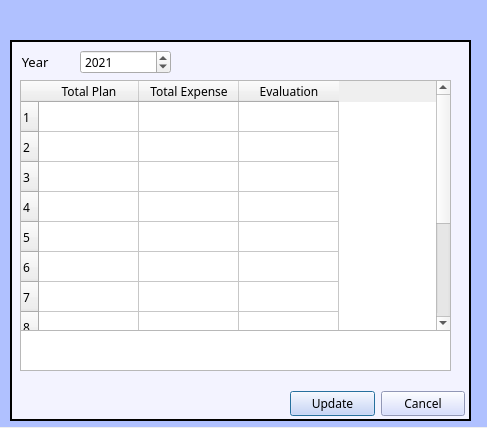
<?xml version="1.0" encoding="UTF-8"?>
<ui version="4.0">
 <class>Monitoring2</class>
 <widget class="QDialog" name="Monitoring2">
  <property name="geometry">
   <rect>
    <x>0</x>
    <y>0</y>
    <width>487</width>
    <height>428</height>
   </rect>
  </property>
  <property name="font">
   <font>
    <family>Arial</family>
   </font>
  </property>
  <property name="windowTitle">
   <string>Dialog</string>
  </property>
  <widget class="QLabel" name="label">
   <property name="geometry">
    <rect>
     <x>10</x>
     <y>10</y>
     <width>121</width>
     <height>21</height>
    </rect>
   </property>
   <property name="font">
    <font>
     <family>Agency FB</family>
     <pointsize>11</pointsize>
     <weight>75</weight>
     <bold>true</bold>
    </font>
   </property>
   <property name="text">
    <string>&lt;By year and month&gt;</string>
   </property>
  </widget>
  <widget class="QTableWidget" name="tableWidget_2">
   <property name="geometry">
    <rect>
     <x>20</x>
     <y>320</y>
     <width>431</width>
     <height>51</height>
    </rect>
   </property>
  </widget>
  <widget class="QTableWidget" name="displaywidget">
   <property name="geometry">
    <rect>
     <x>20</x>
     <y>80</y>
     <width>431</width>
     <height>251</height>
    </rect>
   </property>
   <property name="font">
    <font>
     <family>굴림</family>
    </font>
   </property>
   <row>
    <property name="text">
     <string>1</string>
    </property>
   </row>
   <row>
    <property name="text">
     <string>2</string>
    </property>
   </row>
   <row>
    <property name="text">
     <string>3</string>
    </property>
   </row>
   <row>
    <property name="text">
     <string>4</string>
    </property>
   </row>
   <row>
    <property name="text">
     <string>5</string>
    </property>
   </row>
   <row>
    <property name="text">
     <string>6</string>
    </property>
   </row>
   <row>
    <property name="text">
     <string>7</string>
    </property>
   </row>
   <row>
    <property name="text">
     <string>8</string>
    </property>
   </row>
   <row>
    <property name="text">
     <string>9</string>
    </property>
   </row>
   <row>
    <property name="text">
     <string>10</string>
    </property>
   </row>
   <row>
    <property name="text">
     <string>11</string>
    </property>
   </row>
   <row>
    <property name="text">
     <string>12</string>
    </property>
   </row>
   <column>
    <property name="text">
     <string>Total Plan</string>
    </property>
   </column>
   <column>
    <property name="text">
     <string>Total Expense</string>
    </property>
   </column>
   <column>
    <property name="text">
     <string>Evaluation</string>
    </property>
   </column>
  </widget>
  <widget class="QWidget" name="layoutWidget">
   <property name="geometry">
    <rect>
     <x>290</x>
     <y>390</y>
     <width>175</width>
     <height>28</height>
    </rect>
   </property>
   <layout class="QHBoxLayout" name="horizontalLayout_2">
    <item>
     <widget class="QPushButton" name="update_btn">
      <property name="font">
       <font>
        <family>굴림</family>
       </font>
      </property>
      <property name="styleSheet">
       <string notr="true">background-color:rgb(203, 211, 255);
color:rgb(0,0,0)</string>
      </property>
      <property name="text">
       <string>Update</string>
      </property>
     </widget>
    </item>
    <item>
     <widget class="QPushButton" name="pushButton">
      <property name="font">
       <font>
        <family>굴림</family>
       </font>
      </property>
      <property name="styleSheet">
       <string notr="true">background-color:rgb(203, 211, 255);
color:rgb(0,0,0);</string>
      </property>
      <property name="text">
       <string>Cancel</string>
      </property>
     </widget>
    </item>
   </layout>
  </widget>
  <widget class="QLabel" name="background">
   <property name="geometry">
    <rect>
     <x>-7</x>
     <y>-4</y>
     <width>501</width>
     <height>431</height>
    </rect>
   </property>
   <property name="styleSheet">
    <string notr="true">background-color:rgb(176, 193, 255)</string>
   </property>
   <property name="text">
    <string/>
   </property>
  </widget>
  <widget class="QLabel" name="background_in">
   <property name="geometry">
    <rect>
     <x>10</x>
     <y>40</y>
     <width>461</width>
     <height>381</height>
    </rect>
   </property>
   <property name="styleSheet">
    <string notr="true">background-color:rgb(243, 243, 255)</string>
   </property>
   <property name="frameShape">
    <enum>QFrame::WinPanel</enum>
   </property>
   <property name="text">
    <string/>
   </property>
  </widget>
  <widget class="QLabel" name="label_2">
   <property name="geometry">
    <rect>
     <x>15</x>
     <y>50</y>
     <width>51</width>
     <height>24</height>
    </rect>
   </property>
   <property name="font">
    <font>
     <family>굴림</family>
     <pointsize>10</pointsize>
     <weight>50</weight>
     <bold>false</bold>
    </font>
   </property>
   <property name="text">
    <string>  Year</string>
   </property>
  </widget>
  <widget class="QSpinBox" name="spinBox">
   <property name="geometry">
    <rect>
     <x>80</x>
     <y>50</y>
     <width>91</width>
     <height>24</height>
    </rect>
   </property>
   <property name="font">
    <font>
     <family>굴림</family>
    </font>
   </property>
   <property name="minimum">
    <number>2000</number>
   </property>
   <property name="maximum">
    <number>2030</number>
   </property>
   <property name="value">
    <number>2021</number>
   </property>
  </widget>
  <zorder>background</zorder>
  <zorder>background_in</zorder>
  <zorder>layoutWidget</zorder>
  <zorder>label</zorder>
  <zorder>tableWidget_2</zorder>
  <zorder>displaywidget</zorder>
  <zorder>spinBox</zorder>
  <zorder>label_2</zorder>
 </widget>
 <resources/>
 <connections/>
</ui>
